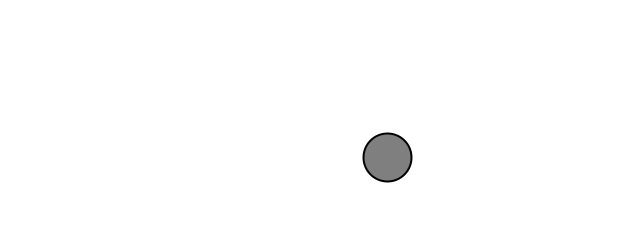
Frame 1 (no input)
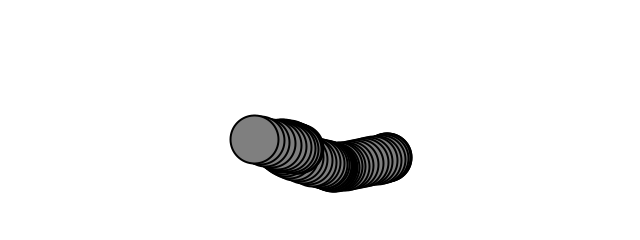
Frame 60 (the mouse pressed at the canvas centre just before this capture)
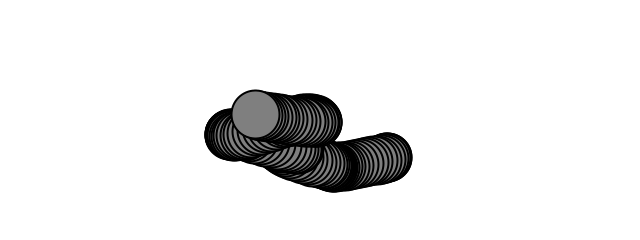
Frame 120 (the mouse held since frame 60 and released just before this capture)

The Processing sketch that drew these frames (run headless with seeded random() and noise(); from frame 60 on, the mouse is pressed at the canvas centre):

// Processing sketch: example_0_6_perlin_noise_walker
// ── example_0_6_perlin_noise_walker.pde
// The Nature of Code
// Daniel Shiffman
// http://natureofcode.com

Walker walker;

void setup() {
  size(640, 240);        // creating canvas of size 640 x 240
  walker = new Walker(); // creating an instance/object of class Walker
  background(255);
}

void draw() {
  walker.step();
  walker.show();
}

class Walker {
  float tx, ty;
  float x, y;

  Walker() {
    this.tx = 0;
    this.ty = 10000;
  }

  void step() {
    // x- and y-position mapped from noise
    this.x = map(noise(this.tx), 0, 1, 0, width);
    this.y = map(noise(this.ty), 0, 1, 0, height);

    // Move forward through time.
    this.tx += 0.01;
    this.ty += 0.01;
  }

  void show() {
    strokeWeight(2);
    fill(127);
    stroke(0);
    circle(this.x, this.y, 48);
  }
}
